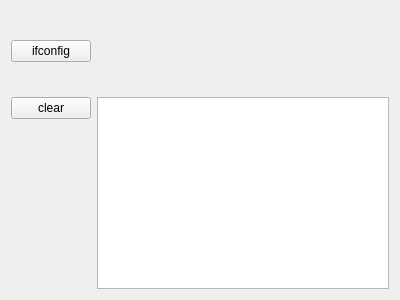
<?xml version="1.0" encoding="UTF-8"?>
<ui version="4.0">
 <class>dpifconfig</class>
 <widget class="QWidget" name="dpifconfig">
  <property name="geometry">
   <rect>
    <x>0</x>
    <y>0</y>
    <width>400</width>
    <height>300</height>
   </rect>
  </property>
  <property name="windowTitle">
   <string>Form</string>
  </property>
  <layout class="QFormLayout" name="formLayout_2">
   <item row="0" column="0">
    <layout class="QFormLayout" name="formLayout"/>
   </item>
   <item row="1" column="1">
    <spacer name="horizontalSpacer">
     <property name="orientation">
      <enum>Qt::Horizontal</enum>
     </property>
     <property name="sizeHint" stdset="0">
      <size>
       <width>40</width>
       <height>20</height>
      </size>
     </property>
    </spacer>
   </item>
   <item row="1" column="0">
    <widget class="QPushButton" name="pushButton_ifconfig">
     <property name="text">
      <string>ifconfig</string>
     </property>
    </widget>
   </item>
   <item row="2" column="0">
    <spacer name="horizontalSpacer_2">
     <property name="orientation">
      <enum>Qt::Horizontal</enum>
     </property>
     <property name="sizeHint" stdset="0">
      <size>
       <width>40</width>
       <height>20</height>
      </size>
     </property>
    </spacer>
   </item>
   <item row="3" column="1">
    <widget class="QTextBrowser" name="textBrowser_ifconfig"/>
   </item>
   <item row="3" column="0">
    <widget class="QPushButton" name="pushButton_testip">
     <property name="text">
      <string>clear</string>
     </property>
    </widget>
   </item>
  </layout>
 </widget>
 <resources/>
 <connections/>
</ui>
